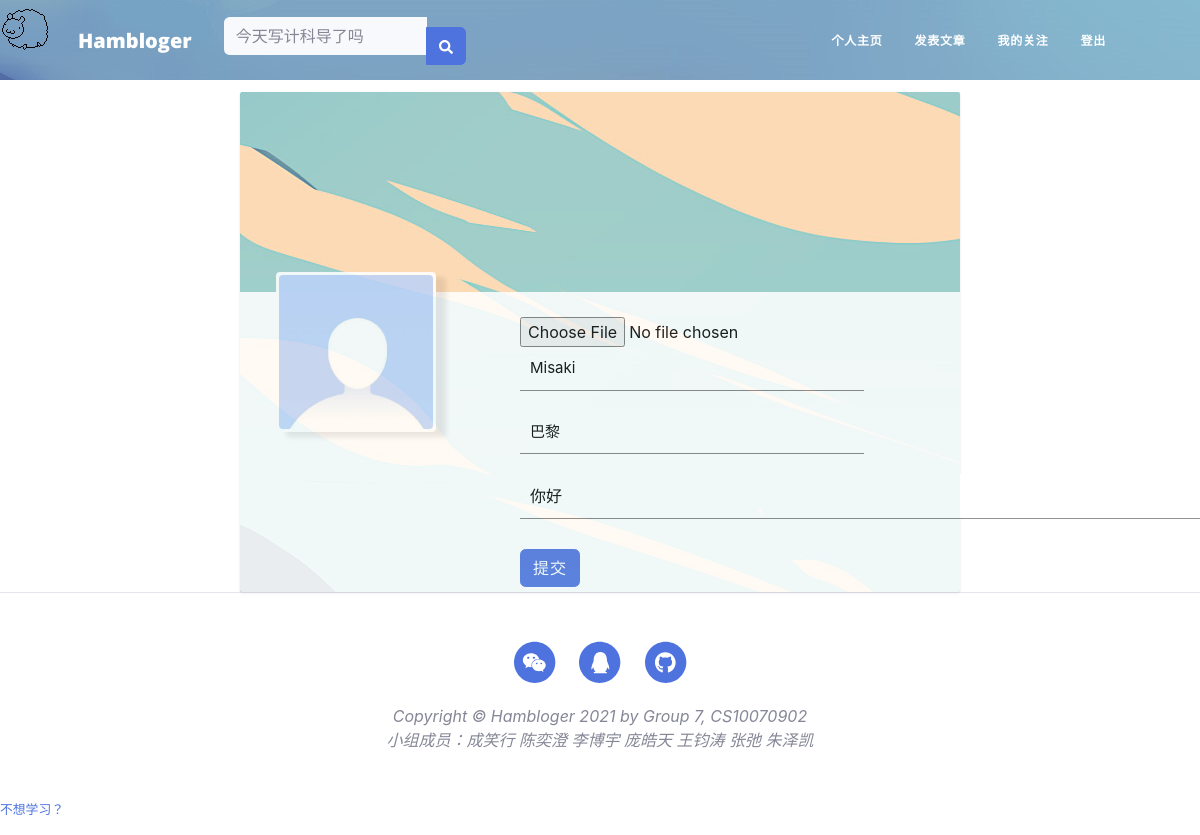
The app's page /edit-profile (signed in), older data.
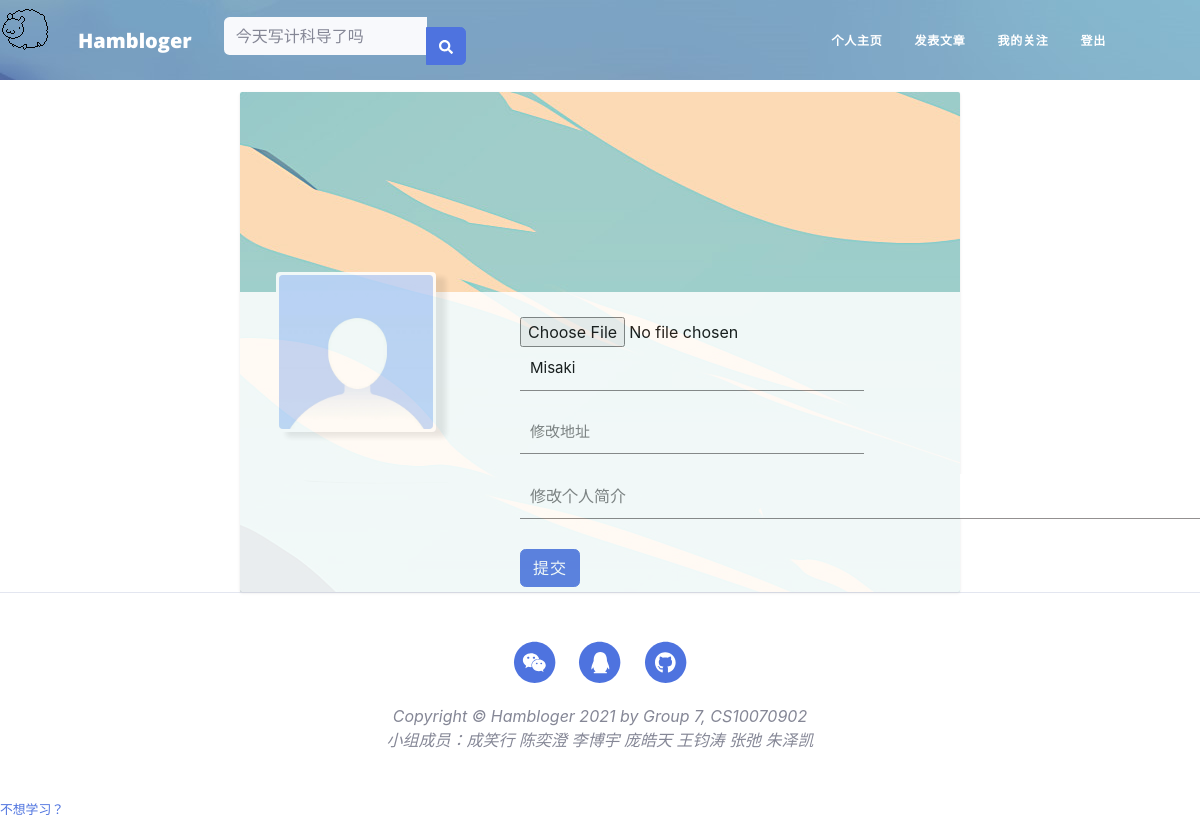
The same page, newer data.
### app/models.py (models this page shows, shortened)
class User(UserMixin, db.Model):
    __tablename__ = 'users'
    id = db.Column(db.Integer, primary_key=True)
    email = db.Column(db.String(64), unique=True, index=True)
    username = db.Column(db.String(64), unique=True, index=True)
    role_id = db.Column(db.Integer, db.ForeignKey('roles.id'))  # 每一个用户只能有一个角色
    password_hash = db.Column(db.String(128))
    confirmed = db.Column(db.Boolean, default=True)
    name = db.Column(db.String(64))
    location = db.Column(db.String(64))
    about_me = db.Column(db.Text())
    member_since = db.Column(db.DateTime(), default=datetime.now)
    last_seen = db.Column(db.DateTime(), default=datetime.now)
    posts = db.relationship('Post', backref='author', lazy='dynamic')
    followed = db.relationship('Follow',
                               foreign_keys=[Follow.follower_id],
                               backref=db.backref('follower', lazy='joined'),
                               lazy='dynamic',
                               cascade='all, delete-orphan')
    followers = db.relationship('Follow',
                                foreign_keys=[Follow.followed_id],
                                backref=db.backref('followed', lazy='joined'),
                                lazy='dynamic',
                                cascade='all, delete-orphan')
    @property
    def password(self):
        raise AttributeError("Password is not a readable attribute")
    def ping(self):
        self.last_seen = datetime.utcnow()
        db.session.add(self)
        db.session.commit()

### app/main/views.py (the view, shortened to what this page needs)
@main.route('/edit-profile', methods=['GET', 'POST'])
@login_required
def edit_profile():
    form = EditProfileForm()
    form.name.data = current_user.name
    form.location.data = current_user.location
    form.about_me.data = current_user.about_me
    edit_post = Post.query.order_by(Post.id.desc()).first()
    return render_template('edit_profile.html', form=form, edit_post=edit_post)

### app/main/forms.py
class EditProfileForm(FlaskForm):
    mask = FileField('头像', validators=[
            FileAllowed(['png'])
        ])
    name = StringField('真实姓名', validators=[Length(0, 64)])
    location = StringField('地址', validators=[Length(0, 64)])
    about_me = StringField('个人简介', validators=[Length(0, 64)])
    submit = SubmitField('提交')

### app/auth/views.py (called while the page is built)
@auth.before_app_request
def before_request():
    if current_user.is_authenticated:
        current_user.ping()
        if not current_user.confirmed and request.endpoint \
                and request.blueprint != 'auth' and request.endpoint != 'static':
            return redirect(url_for('auth.unconfirmed'))

### app/main/__init__.py (called while the page is built)
@main.app_context_processor
def inject_permissions():
    return dict(Permission=Permission)

### app/models.py (called while the page is built)
@login_manager.user_loader
def load_user(user_id):
    return User.query.get(int(user_id))

### app/templates/edit_profile.html (shortened to what this page needs)
{% extends "base.html" %}
{% import "bootstrap/wtf.html" as wtf %}
{% block head %}
<link href="{{ url_for('static',filename='css/edit-profile.css') }}" rel="stylesheet">
<link href="{{ url_for('static',filename='css/admin.css') }}" rel="stylesheet">
<header class="user-top-cover"></header>
{% endblock %}
{% block page_content %}
<div class="page-container">
    <div class="user-container">
        <div class="user-profile-container">
            <div class="user-mask-container">
                <div class="user-mask">
                    <img src="../static/mask/{{current_user.id}}.png" class="user-mask-img">
                </div>
            </div>
            <div class="user-information-container">
                <form method="POST" enctype="multipart/form-data">
                    {{form.mask(class="input-mask", placeholder="上传头像")}}
                    {{form.name(class="input-item", placeholder="修改昵称")}}
                    {{form.location(class="input-item",placeholder="修改地址")}}
                    {{form.about_me(class="input-item-text",placeholder="修改个人简介")}}
                    {{form.submit(class="btn btn-primary")}}
                </form>
            </div>
        </div>
    </div>
</div>
</div>
{% endblock %}

Row changes from the older to the newer data that the page shows:
changed User "Misaki": location "巴黎" → (not shown); about_me "你好" → (not shown)
